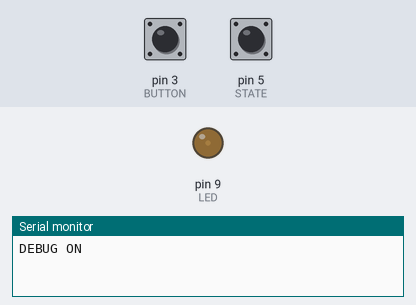
A sketch run on a simulated Arduino Mega 2560, built with avr-gcc and run on an emulated ATmega2560. Parts: output pins drawn as LEDs (lit = HIGH), the last lines printed to the serial monitor. The inputs (shaded band) are chosen by the test bench; at power-on: pin 3 (BUTTON) HIGH, pin 5 (STATE) HIGH. The audio player accepts every command and is not drawn.

Above: at 2.0 s.
2.1 s: pin 3 (BUTTON) pulled LOW for 3.2 s
At 5.42 s:
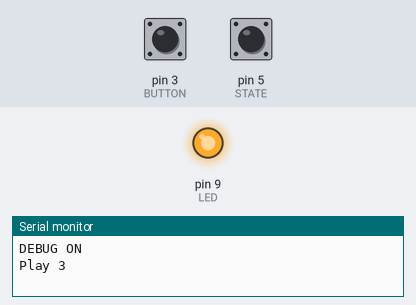
6.8 s: pin 3 (BUTTON) pulled LOW for 1 s
At 10.24 s:
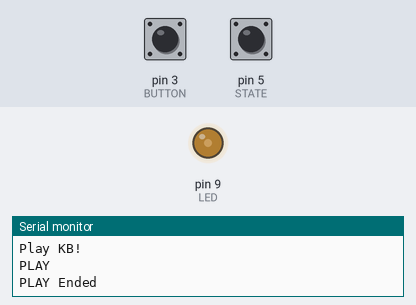
10.8 s: pin 3 (BUTTON) pulsed LOW 5 times (0.12 s each, 0.3 s apart)
At 15.24 s:
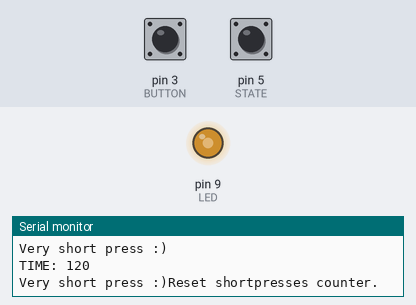
Timing chart, 0 to 21.3 s (numbered marks = the images above; inputs shaded):
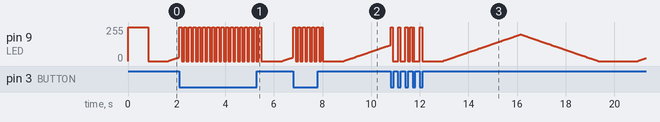

The sketch:

DFTT.ino
```cpp
// (licence header left out)
//Includes
#include <SoftwareSerial.h>         //Software Serial
#include <DFPlayer_Mini_Mp3.h>      //DFRobot MP3 Player
#include "moo.h"                    //Pighixxx Scheduler


moo myOS;                           //Create istance of moo
SoftwareSerial MP3Serial(10, 11);   //Create istance of Software Serial

//Constants
const byte LED = 9;                 //LED pin
const byte BUTTON = 3;              //Button pin
const byte STATE = 5;               //State pin
const int LEDTIME = 35;             //LED Timer refresh
const int LEDMIN = -50;             //Min LED Fade
const int LEDMAX = 200;             //Max LED Fade
const int CMDTIME = 200;            //Wait time for serial commands
const int LONGPRESS = 3000;         //Time for detect a long button press (ms)
const int SHORTPRESS = 200;         //Time for detect a short button press (ms)
const int VERYSHORT = 3;            //Number of very short presses
const bool DEBUG = true;            //Debug function

//Variables
int LEDStatus = -50;
int LEDToward = 2;
int shortpresses = 0;
int current;                        //Current state of the Button
int countseconds = 0;
int resetseconds = 0;
bool startloop = false;
byte previous = HIGH;               //Previous state of the Button
unsigned long firstTime;            //How long since the Button was pressed for first time
unsigned long TimePressed;          //How long the Button was held

//Setup
void setup () {
  //Setup pins
  pinMode(BUTTON,INPUT_PULLUP);     //Internal pullups for button
  pinMode(STATE,INPUT);             //MP3 State signal
  pinMode(LED,OUTPUT);              //LED
  digitalWrite(LED,HIGH);           //LED on when initialize system
  myOS.begin();                     //Initialize Scheduler
	Serial.begin (9600);              //Init Serial
  MP3Serial.begin (9600);           //Init Software Serial
  wait();
  if (DEBUG) Serial.println("DEBUG ON");
	mp3_set_serial (MP3Serial);       //Set Serial for DFPlayer module
  wait();
	//DFPlayer settings
	mp3_set_volume (22);              //Set initial Volume
  wait();
  mp3_set_EQ (3);                   //Set Equalizer
  wait();
  //Add LED tasks
  myOS.addTask(LedFade,myOS.convertMs(LEDTIME));
  //Add Countdown task
  myOS.addTask(Countdown,myOS.convertMs(1000),PAUSED);
  //Add Blink task
  myOS.addTask(LedBlink,myOS.convertMs(100),PAUSED);
  //Add MP3 Check task
  myOS.addTask(checkState,myOS.convertMs(500),PAUSED);
  //Add Check time
  myOS.addTask(checkTime,myOS.convertMs(1000),PAUSED);
}

//Loop
void loop () {
  if (digitalRead(STATE)==0) {
    //Music on
  }
  else
  {
    //Button
    current = digitalRead(BUTTON);
    if (current == LOW && previous == HIGH) {
      setFastBlink();                 //Start LED fast blinking
    }
    if (current == LOW && previous == HIGH && millis()- firstTime > SHORTPRESS) {
      firstTime = millis();           //If the buttons becomes pressed remember the time
    }
    if (current == LOW) {
      TimePressed=(millis()-firstTime);
      //Start Countdown
      if (TimePressed>LONGPRESS && myOS.getTaskStatus(Countdown)==PAUSED) myOS.restartTask(Countdown);
    }
    if (current == HIGH && previous==LOW) {
      //Reset the counter if the button is not pressed
      if (DEBUG) {Serial.println("");Serial.print("TIME: ");}
      Serial.println(TimePressed);
      if (TimePressed>SHORTPRESS && startloop==false) {
        if (DEBUG) Serial.println("Play KB!");
        //Play the first song
        play_KillBill();
      }
      else
      {
        if (DEBUG) Serial.print("Very short press :)");
        shortpresses++;
        if (myOS.getTaskStatus(checkTime)==PAUSED) myOS.restartTask(checkTime);
        if (shortpresses==VERYSHORT) {
          //play laughter
          if (DEBUG) Serial.print("Play LAUGHTER!");
          play_Laughter();
          shortpresses=0;
        }
      }
      //Stop Countdown Task
      myOS.pauseTask(Countdown);
      restoreFade();
      //Reset variables
      startloop = false;
      TimePressed = 0;
      countseconds = 0;
      //Restore LED
      if (myOS.getTaskStatus(LedBlink)==SCHEDULED) myOS.pauseTask(LedBlink);
    }
    previous = current;
  }
}

//Check if the button is pressed
void checkTime() {
  myOS.pauseTask(checkTime);
  resetseconds++;
  if (resetseconds==3) {
    //Reset the shortpresses counter
    if (DEBUG) Serial.println("Reset shortpresses counter.");
    shortpresses=0;
    resetseconds=0;
  }
  else
  {
    myOS.restartTask(checkTime);
  }
}

//Countdown function
void Countdown() {
  countseconds++;
  //Pause task
  myOS.pauseTask(Countdown);
    switch (countseconds) {
      case 1:
        //Play Three
        startloop=true;
        play_Three();
        if (DEBUG) Serial.println("Play 3");
        wait();
        break;
      case 2:
        //Play Two
        play_Two();
        if (DEBUG) Serial.println("Play 2");
        wait();
        break;
      case 3:
        //Play One & Music
        play_One();
        if (DEBUG) Serial.println("Play 1");
        break;
      case 4:
        play_Horn();
        if (DEBUG) Serial.println("Play HORN!");
        delay (6500);
        if (DEBUG) Serial.println("Play TROLOLO!");
        play_Trololo();
        wait();
        break;
    }
    //Restart task
    myOS.restartTask(Countdown);
}

//LED Fade
void LedFade() {
   if (LEDStatus<0) digitalWrite(LED,LOW); else analogWrite(LED,LEDStatus);
   LEDStatus=LEDStatus+LEDToward;
   if (LEDStatus==LEDMIN || LEDStatus==LEDMAX) LEDToward=-LEDToward;
}

//LED Blink
void LedBlink() {
  LEDStatus ^= 1;
  digitalWrite(LED,LEDStatus);
}

//Start Checking
void StartChecking() {
  if (myOS.getTaskStatus(LedBlink)==SCHEDULED) myOS.pauseTask(LedBlink);
  digitalWrite(LED,HIGH);
  if (DEBUG) Serial.println("PLAY");
  if (myOS.getTaskStatus(checkState)==SCHEDULED) myOS.pauseTask(checkState);
  myOS.restartTask(checkState);
}

//Check MP3 State
void checkState() {
  //Pause task
  myOS.pauseTask(checkState);
  //Read the status of MP3
  int play_state = digitalRead(STATE);
  if (play_state==1) {
    //Play ended
    if (DEBUG) Serial.println("PLAY Ended");
    //Reset variables
    countseconds = 0;
    TimePressed = 0;
    startloop=false;
    restoreFade();
  }
  else
  {
  //Restart task
  myOS.restartTask(checkState);
  if (DEBUG) Serial.print(".");
  }
}

//LED Fast Blink
void setFastBlink() {
  //Pause the Fade effect
  myOS.pauseTask(LedFade);
  //Start FastBlink task
  LEDStatus=0;
  myOS.restartTask(LedBlink);
}

//Restore Fade Effect
void restoreFade() {
  //Pause LED Blink tasks
  if (myOS.getTaskStatus(LedBlink)==SCHEDULED) myOS.pauseTask(LedBlink);
  //Restore Fade task
  LEDStatus=-50;
  LEDToward=2;
  myOS.restartTask(LedFade);
}

// Wait the serial
void wait() {
  delay(CMDTIME);
}

//Play the ONE file
void play_One() {
  mp3_play (101);
  wait();
}

//Play the TWO file
void play_Two() {
  mp3_play (102);
  wait();
}

//Play the THREE file
void play_Three() {
  mp3_play (103);
  wait();
}

//Play the Horn file
void play_Horn() {
  mp3_play (100);
  wait();
}

//Play the Trololo file
void play_Trololo() {
  mp3_play (2);
  wait();
  StartChecking();
}

//Play the KillBill file
void play_KillBill() {
  mp3_play (1);
  wait();
  StartChecking();
}

//Play the Laughter file
void play_Laughter() {
  mp3_play (200);
  wait();
  StartChecking();
}
```

serialStream.cpp
```cpp
#include <Arduino.h>

//call like : serialRead (Serial1, buffer, 12, 5)
uint8_t serialRead (HardwareSerial theSerial,
		uint8_t *buf, uint8_t leng, uint8_t timeout) {
	int sub;
	if (theSerial.available ()) {
		for (sub=0; sub<leng; sub++) {
			uint32_t start_time = millis ();
			while (!theSerial.available ()) {
				if (millis () - start_time > timeout)
					return sub;
			}
			buf[sub] = theSerial.read ();
		}
		return sub;
	}
	return 0;
}

uint8_t serialReads (HardwareSerial theSerial,
		uint8_t *buf, uint8_t leng, uint8_t timeout) {
	int sub;
	if (theSerial.available ()) {
		for (sub=0; sub<leng-1; sub++) {
			uint32_t start_time = millis ();
			while (!theSerial.available ()) {
				if (millis () - start_time > timeout) {
					buf[sub] = '\0';
					return sub;
				}
			}
			buf[sub] = theSerial.read ();
		}
		buf[sub] = '\0';
		return sub;
	}
	return 0;
}

#if defined(__AVR_ATmega32U4__)

//call like : serialRead (Serial, buffer, 12, 5)
uint8_t serialRead (Serial_ theSerial,
		uint8_t *buf, uint8_t leng, uint8_t timeout) {
	int sub;
	if (theSerial.available ()) {
		for (sub=0; sub<leng; sub++) {
			uint32_t start_time = millis ();
			while (!theSerial.available ()) {
				if (millis () - start_time > timeout)
					return sub;
			}
			buf[sub] = theSerial.read ();
		}
		return sub;
	}
	return 0;
}

uint8_t serialReads (Serial_ theSerial,
		uint8_t *buf, uint8_t leng, uint8_t timeout) {
	int sub;
	if (theSerial.available ()) {
		for (sub=0; sub<leng-1; sub++) {
			uint32_t start_time = millis ();
			while (!theSerial.available ()) {
				if (millis () - start_time > timeout) {
					buf[sub] = '\0';
					return sub;
				}
			}
			buf[sub] = theSerial.read ();
		}
		buf[sub] = '\0';
		return sub;
	}
	return 0;
}

#endif


#if defined(__AVR_ATmega32U4__)

uint8_t serial1Read (uint8_t *buf, uint8_t leng) {
	int sub;
	if (Serial1.available ()) {
		for (sub=0; sub<leng; sub++) {
			buf[sub] = Serial1.read ();
		}
		return sub;
	}
	return 0;
}


//send data to serial1
void serial1Write (uint8_t *buf, uint8_t leng) {
	for (int i=0; i<leng; i++) {
		Serial1.write (buf[i]);
	}
}

#endif

#if defined(__AVR_ATmega2560__)

//send data to serial2
void serial2Write (uint8_t *theBuf, uint8_t leng) {
	for (int i=0; i<leng; i++) {
		Serial2.write (theBuf[i]);
	}
}

#endif

//print data to PC in hex for test
void printHex (uint8_t *thebuf, uint8_t leng) {
	Serial.print (leng);
	Serial.print (":");
	for (int i=0; i<leng; i++) {
		Serial.print (thebuf[i], HEX);
		Serial.print (" ");
	}
	Serial.println ();
}


//
void pauseSerial (uint16_t delayTime) {
	uint32_t nowTime = millis ();
	Serial.println ("input anything to start:");
	while ((millis () - nowTime < delayTime) && !Serial.available ());
	Serial.println ("start running...");
}

//
void pauseSerial ( HardwareSerial theSerial, uint16_t delayTime) {
	uint32_t nowTime = millis ();
	while ((millis () - nowTime < delayTime) && !theSerial.available ());
}
#if defined(__AVR_ATmega32U4__)
//
void pauseSerial ( Serial_ theSerial, uint16_t delayTime) {
	uint32_t nowTime = millis ();
	while ((millis () - nowTime < delayTime) && !theSerial.available ());
}
#endif

//
void pauseSerial () {
	Serial.println ("input anything to start:");
	while (!Serial.available ());
	Serial.println ("start running...");
}
```
